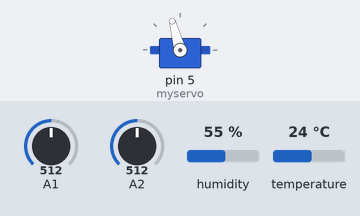
The sketch below on a simulated Arduino Uno, built with avr-gcc and run on an emulated ATmega328P. Parts: servo. Inputs (shaded band) come from the test bench; at power-on: A1 = 512, A2 = 512, humidity 55 %, temperature 24 °C. No radio packets arrive unless stated; what the sketch prints to the serial monitor is not drawn.

Above: at 2.9 s.
3.0 s: A1 set to 548
At 4.3 s:
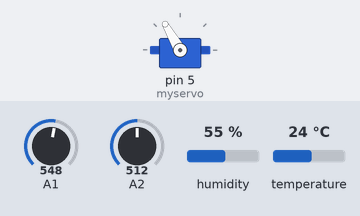
6.0 s: A2 set to 543
At 6.0 s:
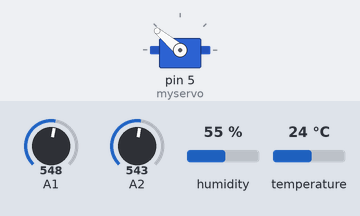
7.5 s: A1 set to 569
At 10.44 s:
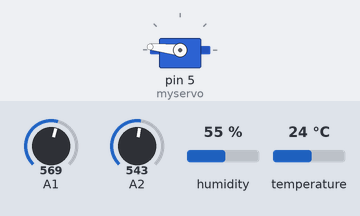
10.5 s: A1 set to 306
At 11.55 s:
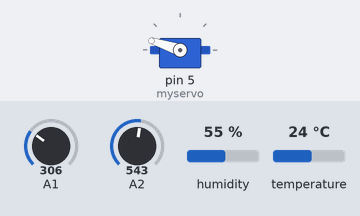
13.5 s: A1 set to 716
Timing chart, 0 to 17.5 s (numbered marks = the images above; inputs shaded):
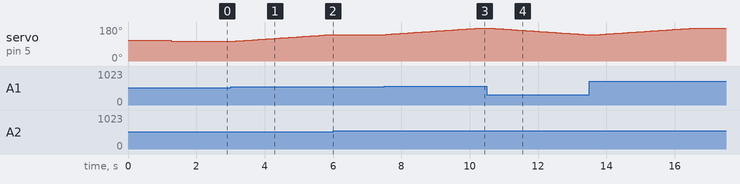

The sketch:

Node_3.ino
```cpp
#include "Wire.h"
#include "SHT31.h"

#include <SPI.h>
#include <LoRa.h>

#include <Servo.h>

#define tolerance 18

Servo myservo;

unsigned int temp1, temp2;

signed int temp3;

unsigned long startMillis = 0;
const long interval = 10;

unsigned long startMillis1 = 0;
const long interval1 = 50;
int servo_pos;

SHT31 sht;

//"0" is receiving mode, "1" is transmitt mode
bool mode_change = 0;

unsigned long shtMillis = 0; // millis for reading sht30
unsigned long recMillis = 0; // millis for changing to receiving mode

// millis variables for updating dht11 value
unsigned long startMillis_DHT = 0;
const long updateDHT_Interval = 250;

// millis variables for reseting Lora Module
unsigned long startMillis_LORAsend = 0;
const long LORAsend_interval = 50;

// reset bool temp
unsigned long startMillis_clearString = 0;
const long clearString_interval = 500;

// millis for controlling servo
unsigned long startMillis_servoControl = 0;
const long servoControl_interval = 1000;

bool resetLora_flag = 0;

int count = 0;
float h, t;

bool temp = 0;

String inString = "";

void setup()
{
  Serial.begin(9600);

  while (!LoRa.begin(433E6)) // 433E6 - Asia, 866E6 - Europe, 915E6 - North America
  {
    Serial.println(".");
    delay(500);
  }
  Serial.println("LoRa Initializing OK!");

  // Initializing I2C Communication
  Wire.begin();
  sht.begin(0x44);
  Wire.setClock(100000);

  mode_change = 0;

  /*START Servo Setup*/
  delay(250);

  myservo.attach(5);
  myservo.write(110);

  delay(1000);

  temp1 = analogRead(A1);
  delayMicroseconds(250);
  temp2 = analogRead(A2);
  delayMicroseconds(250);
  temp3 = temp2 - temp1;
  Serial.println(temp3);

  // sun 180 degree (Sunrise)
  if (temp3 <= -900)
  {
    servo_pos = 175;
    myservo.write(servo_pos);
    delay(500);
  }

  // between Sunrise and Noon
  if (temp3 >= -900 && temp3 <= -20)
  {
    servo_pos = 150;
    myservo.write(servo_pos);
    delay(500);
  }

  // sun 90 degree (Noon)
  if (temp3 >= -20 && temp3 <= 20)
  {
    servo_pos = 105;
    myservo.write(servo_pos);
    delay(500);
  }

  // between Noon and Susnet
  if (temp3 >= 20 && temp3 <= 900)
  {
    servo_pos = 60;
    myservo.write(servo_pos);
    delay(500);
  }

  // sun 0 degree (Sunset)
  if (temp3 >= 900)
  {
    servo_pos = 40;
    myservo.write(servo_pos);
    delay(500);
  }

  /*END Servo Setup*/

  Serial.println("Node 3 Start!!!");
}

void loop()
{

  unsigned long currentMillis = millis();

  if (currentMillis - startMillis_DHT >= 50)
  {
    startMillis_DHT = currentMillis;
    sht.read();
    t = sht.getTemperature();
    h = sht.getHumidity();
    // Serial.println("Temp: " + String(t) + ", Humid: " + String(h));
  }

  if (currentMillis - recMillis >= 100)
  {
    recMillis = currentMillis;
    int packetSize = LoRa.parsePacket();
    if (packetSize)
    {
      while (LoRa.available())
      {
        int inChar = LoRa.read();
        inString += (char)inChar;
      }
      Serial.println(inString);

      if (inString == "3")
      {
        temp = 1;
      }

      inString = "";
    }
  }

  if (temp == 1)
  {
    // Serial.println("Checked");
    LoRa.beginPacket();
    LoRa.print(t, 1);
    LoRa.print(",");
    LoRa.print(h, 1);
    LoRa.endPacket();

    if (currentMillis - startMillis_clearString >= clearString_interval)
    {
      startMillis_clearString = currentMillis;
      temp = 0;
    }
  }

  // switch (temp)
  // {
  // case 0:
  //   int packetSize = LoRa.parsePacket();

  //   if (packetSize)
  //   {
  //     while (LoRa.available())
  //     {
  //       int inChar = LoRa.read();
  //       inString += (char)inChar;
  //       val = inString.toInt();
  //     }
  //     Serial.println(inString);

  //     if (inString == "Hello")
  //     {
  //       temp = 1;
  //       Serial.println(temp);
  //       inString = "";
  //     }
  //     else
  //     {
  //       inString = "";
  //     }
  //   }

  //   break;
  // case 1:
  //   unsigned long currentMillis1 = millis();
  //   if (currentMillis1 - startMillis_LORAsend >= 10000)
  //   {
  //     startMillis_LORAsend = currentMillis1;
  //     temp = 0;
  //   }

  //   if (count == 8)
  //   {
  //     temp = 0;
  //     count = 0;
  //     Serial.println("temp: " + String(temp) + "and Count: " + String(count));
  //   }

  //   LoRa.beginPacket();
  //   LoRa.print(t, 1);
  //   LoRa.print(h, 1);
  //   LoRa.endPacket();

  //   break;
  // }

  // reset Lora after receive Data
  // if (resetLora_flag == 1)
  // {
  //   if (currentMillis - startMillis_resetLora >= resetLora_interval)
  //   {
  //     startMillis_resetLora = currentMillis;
  //     LoRa.end();
  //     if (!LoRa.begin(433E6))
  //     {
  //       Serial.println("LoRa init failed. Check your connections.");
  //       while (true)
  //         ; // if failed, do nothing
  //     }
  //     Serial.print("Reset Lora DONE!");
  //     resetLora_flag = 0;
  //   }
  // }

  /*START Servo Control*/

  if (currentMillis - startMillis >= 50)
  {
    startMillis = currentMillis;
    temp1 = analogRead(A1);
    delayMicroseconds(250);
    temp2 = analogRead(A2);
    delayMicroseconds(250);
    temp3 = temp2 - temp1;
  }

  if (currentMillis - startMillis1 >= interval1)
  {
    startMillis1 = currentMillis;
    int tempx = temp3;
    if (tempx < -tolerance)
    {
      if (servo_pos < 175)
      {
        myservo.write(servo_pos);
        servo_pos++;
      }
    }
    if (tempx > tolerance)
    {
      if (servo_pos > 40)
      {
        servo_pos--;
        myservo.write(servo_pos);
      }
    }
  }
  /*END Servo Control*/
}
```

Measured:
- the behaviour switches between 530 and 531 on A1 (found by bisection; images 0 and 1)
- the behaviour switches between 529 and 530 on A2 (found by bisection; images 1 and 2)
- the behaviour switches between 561 and 562 on A1 (found by bisection; images 2 and 3)
- after the input at 3.0 s, servo on pin 5 (myservo): moves from 105° to 140° over 2.8 s, starting after 0.16 s
- after the input at 6.0 s, servo on pin 5 (myservo): stays 140° (without the input it goes to 141° after 0.01 s)
- after the input at 7.5 s, servo on pin 5 (myservo): moves from 140° to 174° over 2.7 s, starting after 0.05 s
- after the input at 10.5 s, servo on pin 5 (myservo): moves from 174° to 139° over 2.8 s, starting after 0.15 s
